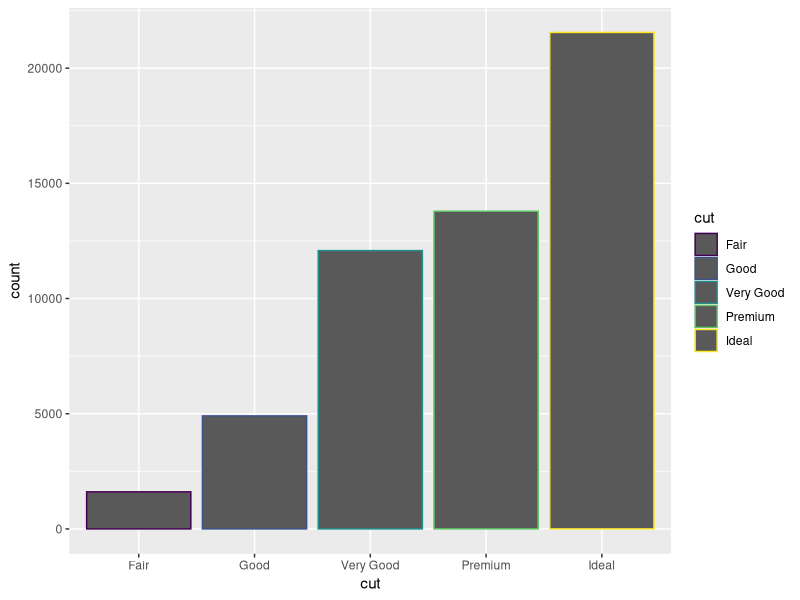
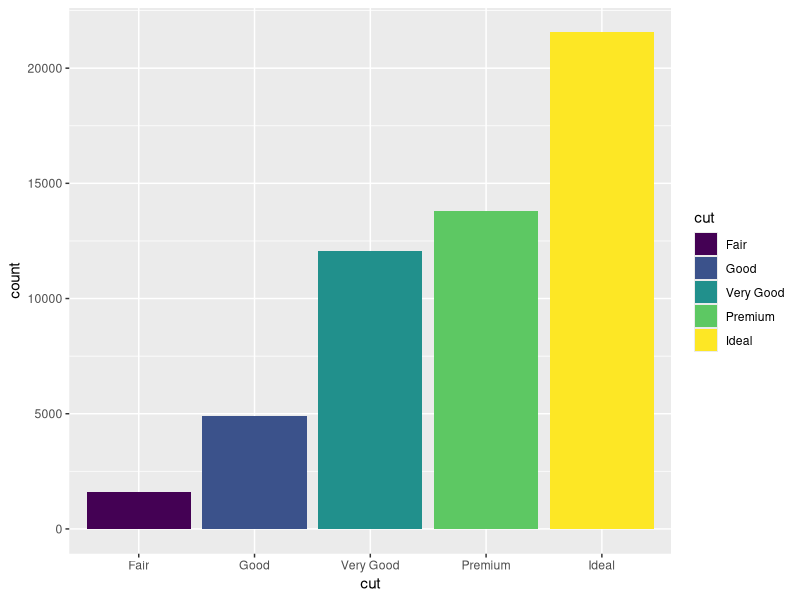
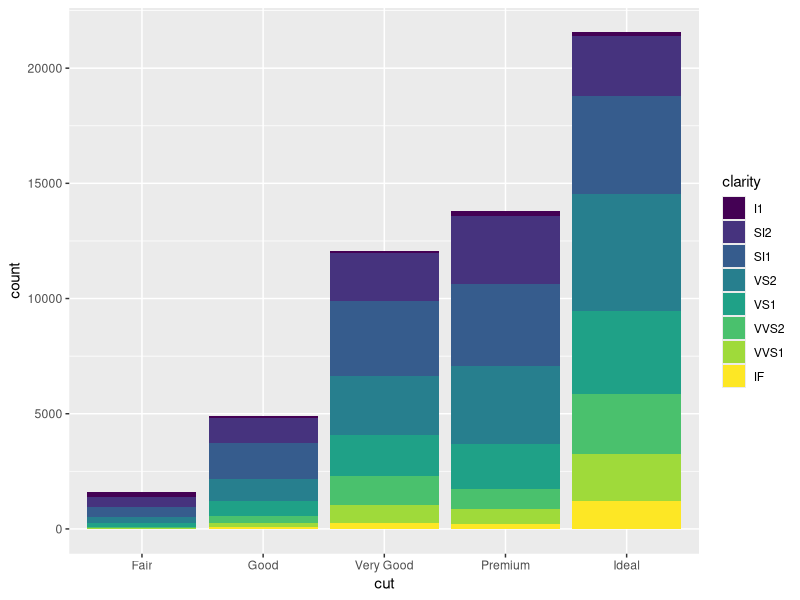
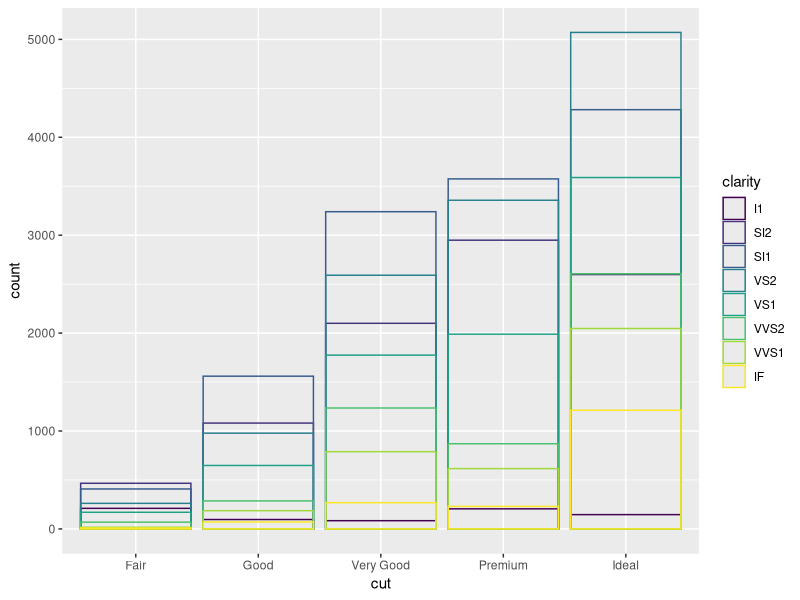
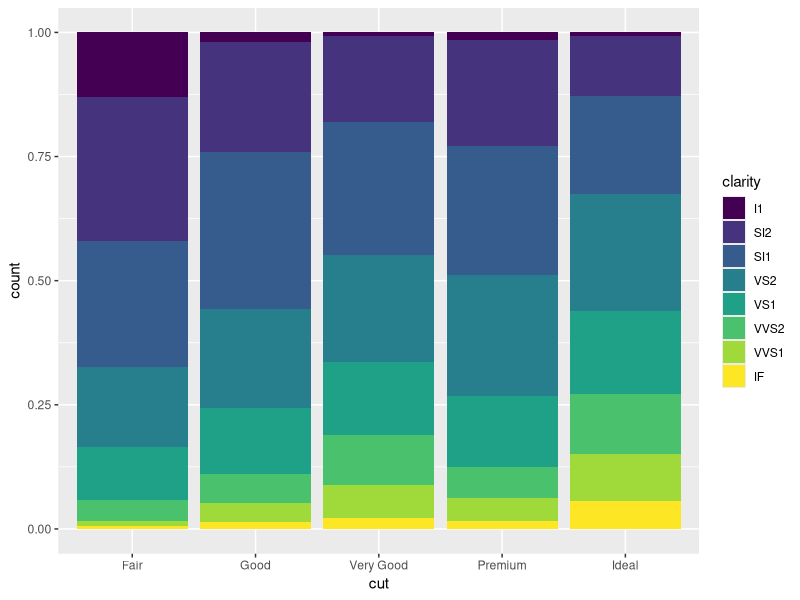
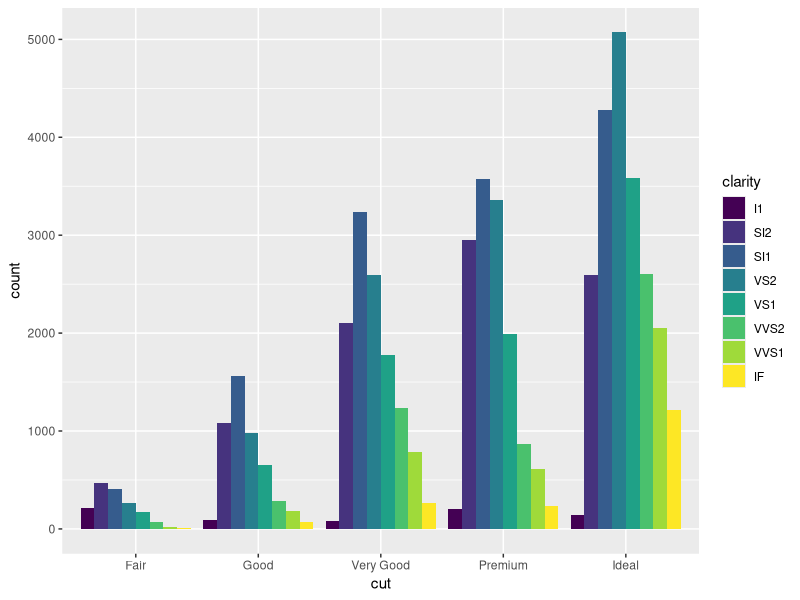
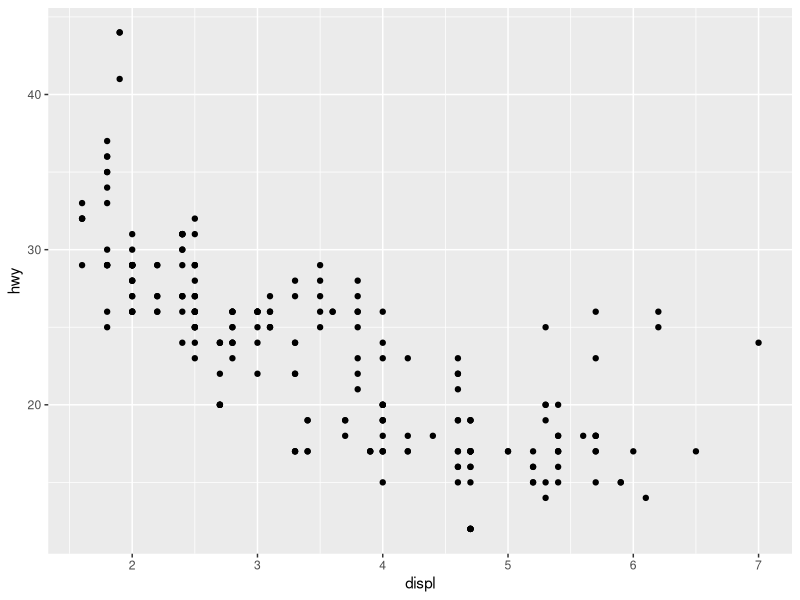
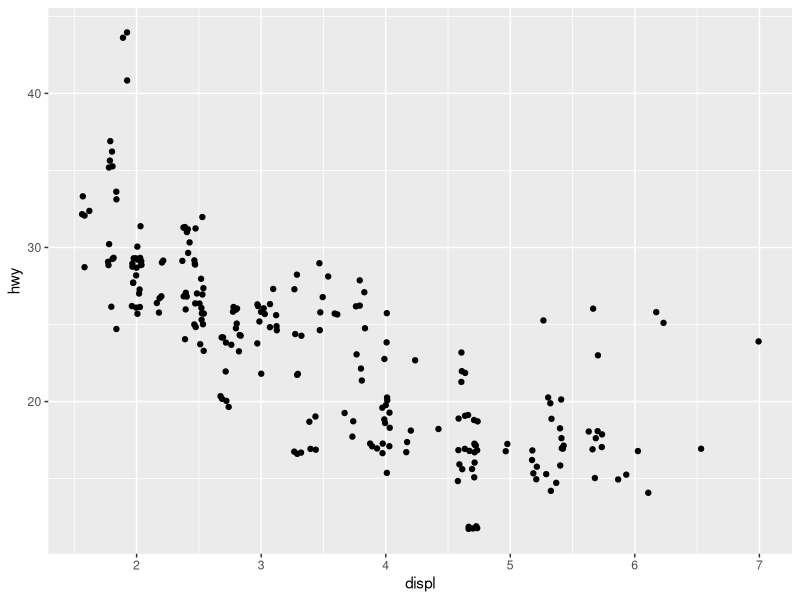

Recreate these plots in R, in order.
## Load the tidyverse, which includes ggplot2:
library(tidyverse)

# 3.8: POSITION ADJUSTMENTS ----------------------------------------------------
## To colour bars, use `fill` rather than `colour`:
## (Note that we are mapping `x` and `colour`/`fill` to the same variable: `cut`)
ggplot(data = diamonds) +
  geom_bar(mapping = aes(x = cut, colour = cut))

ggplot(data = diamonds) +
  geom_bar(mapping = aes(x = cut, fill = cut))

## Now we'll map `fill` to a different variable, `clarity`.
## We automatically get a "stacked" bar chart:
ggplot(data = diamonds) +
  geom_bar(mapping = aes(x = cut, fill = clarity))

## This stacking happens because the default "position adjustment" is `stack`:
?geom_bar

## Other position adjustments: (1) position = "identity" => no adjustment
## This is not useful for bar charts, but is the default for e.g. scatterplots.
## To even see what happens in case of bar charts, we'll make the bars transparent:
ggplot(data = diamonds, mapping = aes(x = cut, colour = clarity)) +
  geom_bar(fill = NA, position = "identity")

## Other position adjustments: (2) position = "fill" => stacked & proportional
## This makes it easy to compare relative frequencies within each cut:
ggplot(data = diamonds) +
  geom_bar(mapping = aes(x = cut, fill = clarity), position = "fill")

## Other position adjustments: (3) position = "dodge" => bars beside one another
## This makes it easy to compare values, especially within groups
ggplot(data = diamonds) +
  geom_bar(mapping = aes(x = cut, fill = clarity), position = "dodge")

## Other position adjustments: (4) position = "jitter" to avoid overplotting
## This is useful for scatterplots and other plots that show individual points:
ggplot(data = mpg) +
  geom_point(mapping = aes(x = displ, y = hwy))

ggplot(data = mpg) +
  geom_point(mapping = aes(x = displ, y = hwy), position = "jitter")


# EXERCISES FOR 3.8 ------------------------------------------------------------
## Exercise 1
## "What is the problem with this plot? How could you improve it?"
ggplot(data = mpg, mapping = aes(x = cty, y = hwy)) +
  geom_point()

## Exercise 2
## What parameters to geom_jitter() control the amount of jittering?


# 3.9: COORDINATE SYSTEMS ------------------------------------------------------
## `coord_flip()` to switch x and y axis
## This graph has overlapping x labels:
ggplot(data = mpg, mapping = aes(x = class, y = hwy)) +
  geom_boxplot()
## If we flip the axes, we no longer have that problem:
ggplot(data = mpg, mapping = aes(x = class, y = hwy)) +
  geom_boxplot() +
  coord_flip()
## However, instead of using `coord_flip`,
## we can also simply "flip" our original mapping of x and y:
ggplot(data = mpg, mapping = aes(y = class, x = hwy)) +
  geom_boxplot()

## `coord_polar()` code example
## I'm not so interested in this coordinate function per se,
## but the code example in the book shows some other new & interesting features:
## 1: We can assign the plot to an "object" (`bar`) and modify it later
## 2: We can make changes to the look & feel of a plot using `theme()`
## 3: We can make changes to the plot labels using `labs()`
bar <- ggplot(data = diamonds) +
  geom_bar(
    mapping = aes(x = cut, fill = cut),
    show.legend = FALSE,
    width = 1
  ) +
  theme(aspect.ratio = 1) +
  labs(x = NULL, y = NULL)

bar + coord_flip()
bar + coord_polar()


# ADDENDUM: THEME() EXAMPLES AND GGSAVE() --------------------------------------
box <- ggplot(data = mpg, mapping = aes(y = class, x = hwy)) +
  geom_boxplot()

## Specific modifications with theme() (many different options!):
box + theme(panel.grid = element_blank())
box + theme(axis.title.x = element_text(size = 20))

## Complete themes - see https://ggplot2.tidyverse.org/reference/ggtheme.html:
box + theme_bw()
box + theme_bw(base_size = 14)
box + theme_dark()

## You can save a plot to disk with ggsave()
## (Just changing the extension in the filename will change the filetype!)
ggsave("my_boxplot.png", box)
ggsave("my_boxplot.jpeg", box)


# EXERCISES FOR 3.9 ------------------------------------------------------------
## Exercise 2
## What does labs() do? Read the documentation. [JP: and experiment with it a bit!]

## Exercise 4 (Bonus)
## - What does the plot below tell you about the relationship between city and highway mpg?
## - Why is coord_fixed() important?
## - What does geom_abline() do?
ggplot(data = mpg, mapping = aes(x = cty, y = hwy)) +
  geom_point() +
  geom_abline() +
  coord_fixed()
